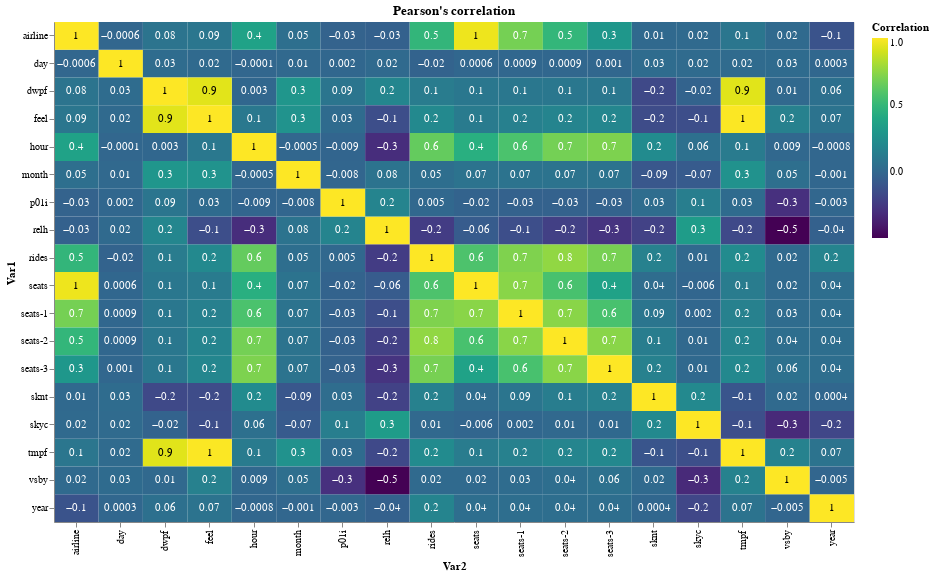

Source (notebook cell):
### Code cell
ORD_corr = ORD_train_lag.corr().reset_index().rename(columns = {'index':'Var1'}).melt(id_vars = ['Var1'],
                                                                                    value_name = 'Correlation',
                                                                                    var_name = 'Var2')
base = alt.Chart(ORD_corr).encode(
    alt.Y('Var1:N'),
    alt.X('Var2:N')
) 

heatmap = base.mark_rect().encode(
     alt.Color('Correlation:Q',
                scale=alt.Scale(scheme='viridis'))
)

text = base.mark_text(baseline='middle').encode(
    text=alt.Text('Correlation:Q', format='.1'),
    color=alt.condition(
        alt.datum.Correlation >= 0.90,
        alt.value('black'),
        alt.value('white')
    )
)

(heatmap + text).properties(
    width = 800,
    height = 500,
    title = "Pearson's correlation"
)

### Figure 1 — Vega-Lite specification as saved in the notebook (floating-point values rounded to 4 significant figures; data arrays with more than 128 entries replaced by an {"elided": "..."} marker saying what was removed)
{"$schema": "https://vega.github.io/schema/vega-lite/v3.4.0.json", "config": {"mark": {"tooltip": null}, "view": {"height": 300, "width": 400}}, "data": {"name": "data-de5b0bc5b713a6b5c2ad40c48f60c25a"}, "datasets": {"data-de5b0bc5b713a6b5c2ad40c48f60c25a": {"elided": "324 records"}}, "height": 500, "layer": [{"encoding": {"color": {"field": "Correlation", "scale": {"scheme": "viridis"}, "type": "quantitative"}, "x": {"field": "Var2", "type": "nominal"}, "y": {"field": "Var1", "type": "nominal"}}, "mark": "rect"}, {"encoding": {"color": {"condition": {"test": "(datum.Correlation >= 0.9)", "value": "black"}, "value": "white"}, "text": {"field": "Correlation", "format": ".1", "type": "quantitative"}, "x": {"field": "Var2", "type": "nominal"}, "y": {"field": "Var1", "type": "nominal"}}, "mark": {"baseline": "middle", "type": "text"}}], "title": "Pearson's correlation", "width": 800}
